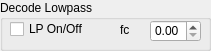
     <widget class="QGroupBox" name="groupBox_7">
      <property name="geometry">
       <rect>
        <x>10</x>
        <y>390</y>
        <width>211</width>
        <height>51</height>
       </rect>
      </property>
      <property name="title">
       <string>Decode Lowpass</string>
      </property>
      <widget class="QCheckBox" name="DecodeLP">
       <property name="enabled">
        <bool>true</bool>
       </property>
       <property name="geometry">
        <rect>
         <x>10</x>
         <y>20</y>
         <width>101</width>
         <height>18</height>
        </rect>
       </property>
       <property name="text">
        <string>LP On/Off</string>
       </property>
      </widget>
      <widget class="QDoubleSpinBox" name="DecodeLPCutoff">
       <property name="geometry">
        <rect>
         <x>150</x>
         <y>20</y>
         <width>51</width>
         <height>22</height>
        </rect>
       </property>
       <property name="decimals">
        <number>2</number>
       </property>
       <property name="minimum">
        <double>0.000000000000000</double>
       </property>
       <property name="maximum">
        <double>20.000000000000000</double>
       </property>
      </widget>
      <widget class="QLabel" name="SmoothAlphaLabel_4">
       <property name="geometry">
        <rect>
         <x>120</x>
         <y>20</y>
         <width>21</width>
         <height>20</height>
        </rect>
       </property>
       <property name="text">
        <string>fc</string>
       </property>
      </widget>
     </widget>
